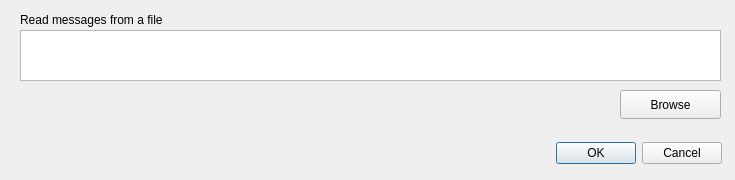
<?xml version="1.0" encoding="UTF-8"?>
<ui version="4.0">
 <class>Connect_Window</class>
 <widget class="QDialog" name="Connect_Window">
  <property name="geometry">
   <rect>
    <x>0</x>
    <y>0</y>
    <width>735</width>
    <height>180</height>
   </rect>
  </property>
  <property name="windowTitle">
   <string>Dialog</string>
  </property>
  <widget class="QDialogButtonBox" name="bb_decision">
   <property name="geometry">
    <rect>
     <x>550</x>
     <y>140</y>
     <width>172</width>
     <height>27</height>
    </rect>
   </property>
   <property name="standardButtons">
    <set>QDialogButtonBox::Cancel|QDialogButtonBox::Ok</set>
   </property>
  </widget>
  <widget class="QLabel" name="lb_load">
   <property name="geometry">
    <rect>
     <x>20</x>
     <y>10</y>
     <width>341</width>
     <height>20</height>
    </rect>
   </property>
   <property name="text">
    <string>Read messages from a file</string>
   </property>
  </widget>
  <widget class="QTextBrowser" name="id_defs">
   <property name="geometry">
    <rect>
     <x>20</x>
     <y>30</y>
     <width>701</width>
     <height>51</height>
    </rect>
   </property>
  </widget>
  <widget class="QPushButton" name="pb_browse_defs">
   <property name="geometry">
    <rect>
     <x>620</x>
     <y>90</y>
     <width>101</width>
     <height>29</height>
    </rect>
   </property>
   <property name="text">
    <string>Browse</string>
   </property>
  </widget>
 </widget>
 <resources/>
 <connections/>
</ui>
